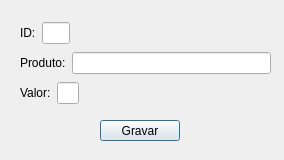
<?xml version="1.0" encoding="UTF-8"?>
<ui version="4.0">
 <class>edit_prod</class>
 <widget class="QDialog" name="edit_prod">
  <property name="geometry">
   <rect>
    <x>0</x>
    <y>0</y>
    <width>284</width>
    <height>160</height>
   </rect>
  </property>
  <property name="windowTitle">
   <string>Dialog</string>
  </property>
  <widget class="QPushButton" name="btn_gravar">
   <property name="geometry">
    <rect>
     <x>100</x>
     <y>120</y>
     <width>80</width>
     <height>21</height>
    </rect>
   </property>
   <property name="text">
    <string>Gravar</string>
   </property>
  </widget>
  <widget class="QWidget" name="">
   <property name="geometry">
    <rect>
     <x>20</x>
     <y>20</y>
     <width>321</width>
     <height>86</height>
    </rect>
   </property>
   <layout class="QVBoxLayout" name="verticalLayout">
    <item>
     <layout class="QHBoxLayout" name="horizontalLayout">
      <item>
       <widget class="QLabel" name="label">
        <property name="text">
         <string>ID:</string>
        </property>
       </widget>
      </item>
      <item>
       <widget class="QLineEdit" name="txt_id">
        <property name="layoutDirection">
         <enum>Qt::LeftToRight</enum>
        </property>
        <property name="alignment">
         <set>Qt::AlignCenter</set>
        </property>
       </widget>
      </item>
      <item>
       <spacer name="horizontalSpacer">
        <property name="orientation">
         <enum>Qt::Horizontal</enum>
        </property>
        <property name="sizeType">
         <enum>QSizePolicy::Preferred</enum>
        </property>
        <property name="sizeHint" stdset="0">
         <size>
          <width>350</width>
          <height>20</height>
         </size>
        </property>
       </spacer>
      </item>
     </layout>
    </item>
    <item>
     <layout class="QHBoxLayout" name="horizontalLayout_2">
      <item>
       <widget class="QLabel" name="label_2">
        <property name="text">
         <string>Produto:</string>
        </property>
       </widget>
      </item>
      <item>
       <widget class="QLineEdit" name="txt_produto">
        <property name="alignment">
         <set>Qt::AlignCenter</set>
        </property>
       </widget>
      </item>
      <item>
       <spacer name="horizontalSpacer_3">
        <property name="orientation">
         <enum>Qt::Horizontal</enum>
        </property>
        <property name="sizeType">
         <enum>QSizePolicy::Preferred</enum>
        </property>
        <property name="sizeHint" stdset="0">
         <size>
          <width>70</width>
          <height>20</height>
         </size>
        </property>
       </spacer>
      </item>
     </layout>
    </item>
    <item>
     <layout class="QHBoxLayout" name="horizontalLayout_3">
      <item>
       <widget class="QLabel" name="label_3">
        <property name="text">
         <string>Valor:</string>
        </property>
       </widget>
      </item>
      <item>
       <widget class="QLineEdit" name="txt_valor">
        <property name="alignment">
         <set>Qt::AlignCenter</set>
        </property>
       </widget>
      </item>
      <item>
       <spacer name="horizontalSpacer_2">
        <property name="orientation">
         <enum>Qt::Horizontal</enum>
        </property>
        <property name="sizeType">
         <enum>QSizePolicy::Preferred</enum>
        </property>
        <property name="sizeHint" stdset="0">
         <size>
          <width>350</width>
          <height>20</height>
         </size>
        </property>
       </spacer>
      </item>
     </layout>
    </item>
   </layout>
  </widget>
 </widget>
 <resources/>
 <connections/>
</ui>
